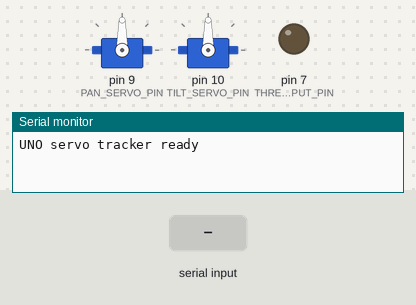
Bench run of a sketch on a simulated Arduino Uno, built with avr-gcc and run on an emulated ATmega328P. Parts: 2 × servo, output pins drawn as LEDs (lit = HIGH), the last lines printed to the serial monitor. The test bench sets the inputs (shaded band).

Above: at 1.2 s.
1.3 s: "PAN:\n" received over Serial
At 1.8 s:
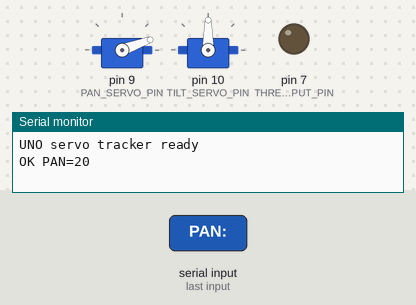
2.8 s: "TILT:\n" received over Serial
At 4.0 s:
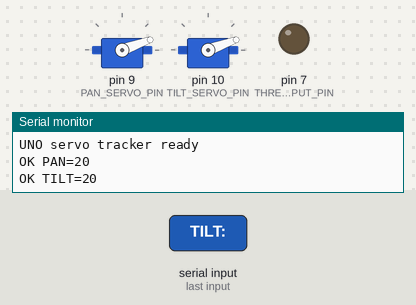
4.3 s: "LASER:90\n" received over Serial
At 5.3 s:
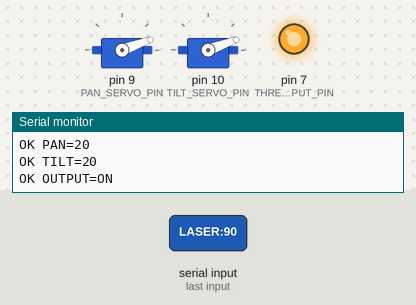
5.8 s: "HOME\n" received over Serial
At 6.4 s:
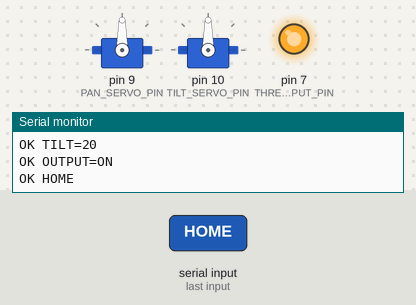
7.3 s: "PAN::45\n" received over Serial
At 7.6 s:
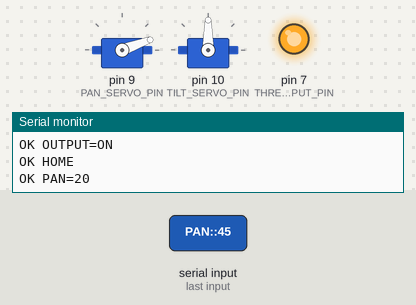
8.8 s: "PAN:90\n" received over Serial
At 10.0 s:
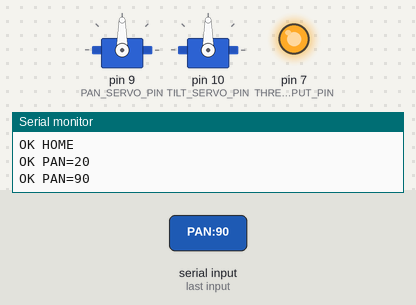
Timing chart, 0 to 11.3 s (numbered marks = the images above; inputs shaded):
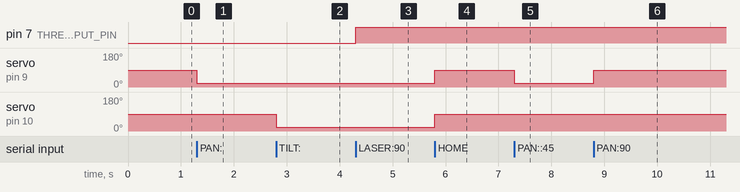

The sketch:

arduino_uno_servo_tracker.ino
```cpp
#include <Servo.h>

// Pan on D9 and optional tilt on D10. Power servos from an external 5V supply.
const int PAN_SERVO_PIN = 9;
const int TILT_SERVO_PIN = 10;
const int THREAT_OUTPUT_PIN = 7;
const bool THREAT_OUTPUT_ACTIVE_HIGH = true;
const int PAN_MIN_ANGLE = 20;
const int PAN_MAX_ANGLE = 160;
const int PAN_HOME_ANGLE = 90;
const int TILT_MIN_ANGLE = 20;
const int TILT_MAX_ANGLE = 160;
const int TILT_HOME_ANGLE = 90;

Servo panServo;
Servo tiltServo;
int currentPanAngle = PAN_HOME_ANGLE;
int currentTiltAngle = TILT_HOME_ANGLE;
bool threatOutputState = false;
String inputLine;

void applyPanAngle(int angle) {
  angle = constrain(angle, PAN_MIN_ANGLE, PAN_MAX_ANGLE);
  currentPanAngle = angle;
  panServo.write(currentPanAngle);
}

void applyTiltAngle(int angle) {
  angle = constrain(angle, TILT_MIN_ANGLE, TILT_MAX_ANGLE);
  currentTiltAngle = angle;
  tiltServo.write(currentTiltAngle);
}

void applyThreatOutput(bool active) {
  threatOutputState = active;
  int level = ((active && THREAT_OUTPUT_ACTIVE_HIGH) || (!active && !THREAT_OUTPUT_ACTIVE_HIGH)) ? HIGH : LOW;
  digitalWrite(THREAT_OUTPUT_PIN, level);
}

void setup() {
  Serial.begin(115200);
  pinMode(THREAT_OUTPUT_PIN, OUTPUT);
  applyThreatOutput(false);
  panServo.attach(PAN_SERVO_PIN);
  tiltServo.attach(TILT_SERVO_PIN);
  applyPanAngle(PAN_HOME_ANGLE);
  applyTiltAngle(TILT_HOME_ANGLE);
  Serial.println("UNO servo tracker ready");
}

void handleLine(const String &line) {
  if (line.startsWith("LASER:") || line.startsWith("LED:")) {
    int separator = line.indexOf(':');
    int value = line.substring(separator + 1).toInt();
    bool active = value != 0;
    applyThreatOutput(active);
    Serial.print("OK OUTPUT=");
    Serial.println(threatOutputState ? "ON" : "OFF");
    return;
  }

  if (line == "OUTPUT?") {
    Serial.print("OUTPUT=");
    Serial.println(threatOutputState ? "ON" : "OFF");
    return;
  }

  if (line.startsWith("PAN:")) {
    int angle = line.substring(4).toInt();
    applyPanAngle(angle);
    Serial.print("OK PAN=");
    Serial.println(currentPanAngle);
    return;
  }

  if (line.startsWith("TILT:")) {
    int angle = line.substring(5).toInt();
    applyTiltAngle(angle);
    Serial.print("OK TILT=");
    Serial.println(currentTiltAngle);
    return;
  }

  if (line == "HOME") {
    applyPanAngle(PAN_HOME_ANGLE);
    applyTiltAngle(TILT_HOME_ANGLE);
    Serial.println("OK HOME");
    return;
  }

  if (line == "PING") {
    Serial.println("PONG");
    return;
  }

  Serial.print("ERR UNKNOWN: ");
  Serial.println(line);
}

void loop() {
  while (Serial.available() > 0) {
    char c = (char)Serial.read();
    if (c == '\n') {
      inputLine.trim();
      if (inputLine.length() > 0) {
        handleLine(inputLine);
      }
      inputLine = "";
    } else {
      inputLine += c;
      if (inputLine.length() > 64) {
        inputLine = "";
      }
    }
  }
}
```

Measured:
- after the input at 1.3 s, servo on pin 9 (PAN_SERVO_PIN): 90° → 20° at once
- after the input at 2.8 s, servo on pin 10 (TILT_SERVO_PIN): 90° → 20° at once
- after the input at 4.3 s, pin 7 (THREAT_OUTPUT_PIN): LOW → HIGH at once
- after the input at 5.8 s, servo on pin 9 (PAN_SERVO_PIN), servo on pin 10 (TILT_SERVO_PIN): 20° → 90° at once
- after the input at 7.3 s, servo on pin 9 (PAN_SERVO_PIN): 90° → 20° at once
- after the input at 8.8 s, servo on pin 9 (PAN_SERVO_PIN): 20° → 90° at once
